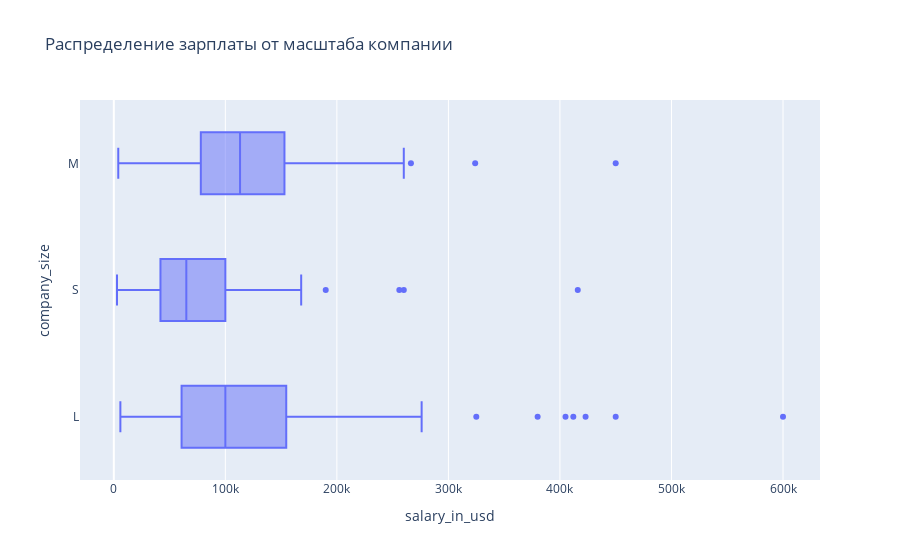

Notebook code cell kept with this figure:
### Code cell
fig = px.box(
    data,
    x="salary_in_usd", 
    y="company_size",
    title='Распределение зарплаты от масштаба компании',
    orientation='h',
);
fig.show()

### Figure 1 — Plotly figure (JSON) as saved in the notebook; plotly's stock layout.template omitted (floating-point values rounded to 4 significant figures; data arrays with more than 128 entries replaced by an {"elided": "..."} marker saying what was removed)
{"data": [{"alignmentgroup": "True", "hovertemplate": "salary_in_usd=%{x}<br>company_size=%{y}<extra></extra>", "legendgroup": "", "marker": {"color": "#636efa"}, "name": "", "notched": false, "offsetgroup": "", "orientation": "h", "showlegend": false, "type": "box", "x": {"elided": "607 int values"}, "x0": " ", "xaxis": "x", "y": {"elided": "607 str values"}, "y0": " ", "yaxis": "y"}], "layout": {"boxmode": "group", "legend": {"tracegroupgap": 0}, "title": {"text": "Распределение зарплаты от масштаба компании"}, "xaxis": {"anchor": "y", "domain": [0, 1], "title": {"text": "salary_in_usd"}}, "yaxis": {"anchor": "x", "domain": [0, 1], "title": {"text": "company_size"}}}}
